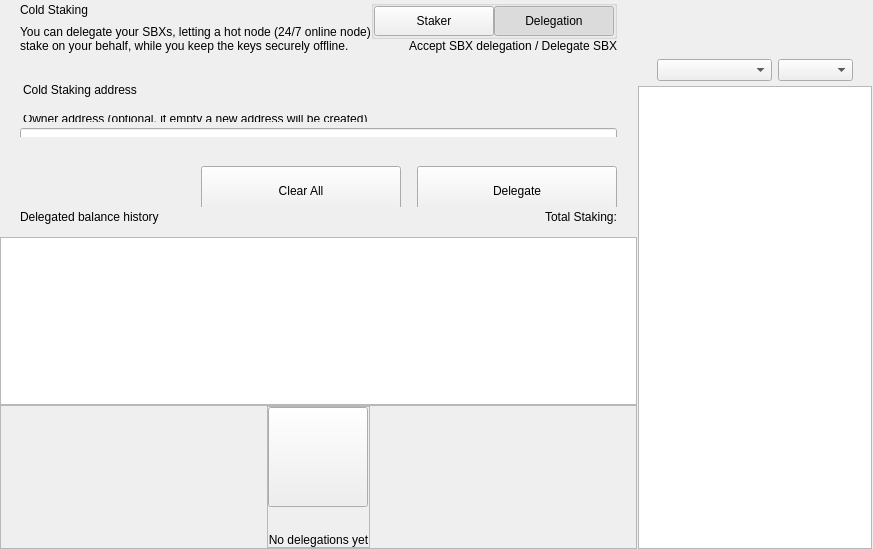
<?xml version="1.0" encoding="UTF-8"?>
<ui version="4.0">
 <class>ColdStakingWidget</class>
 <widget class="QWidget" name="ColdStakingWidget">
  <property name="geometry">
   <rect>
    <x>0</x>
    <y>0</y>
    <width>629</width>
    <height>549</height>
   </rect>
  </property>
  <property name="windowTitle">
   <string>Form</string>
  </property>
  <layout class="QHBoxLayout" name="horizontalLayout_1" stretch="2,1">
   <property name="spacing">
    <number>0</number>
   </property>
   <property name="leftMargin">
    <number>0</number>
   </property>
   <property name="topMargin">
    <number>0</number>
   </property>
   <property name="rightMargin">
    <number>0</number>
   </property>
   <property name="bottomMargin">
    <number>0</number>
   </property>
   <item>
    <widget class="QWidget" name="left" native="true">
     <layout class="QVBoxLayout" name="verticalLayout_3">
      <property name="leftMargin">
       <number>0</number>
      </property>
      <property name="topMargin">
       <number>0</number>
      </property>
      <property name="rightMargin">
       <number>0</number>
      </property>
      <property name="bottomMargin">
       <number>0</number>
      </property>
      <item>
       <layout class="QVBoxLayout" name="verticalLayout_2">
        <property name="spacing">
         <number>0</number>
        </property>
        <item>
         <layout class="QVBoxLayout" name="verticalLayoutTop">
          <property name="spacing">
           <number>0</number>
          </property>
          <property name="leftMargin">
           <number>0</number>
          </property>
          <property name="rightMargin">
           <number>0</number>
          </property>
          <item>
           <widget class="QWidget" name="containerTitle" native="true">
            <property name="sizePolicy">
             <sizepolicy hsizetype="Preferred" vsizetype="Minimum">
              <horstretch>0</horstretch>
              <verstretch>0</verstretch>
             </sizepolicy>
            </property>
            <property name="maximumSize">
             <size>
              <width>16777215</width>
              <height>100</height>
             </size>
            </property>
            <layout class="QHBoxLayout" name="containerTitleLayout">
             <property name="spacing">
              <number>0</number>
             </property>
             <property name="leftMargin">
              <number>20</number>
             </property>
             <property name="topMargin">
              <number>0</number>
             </property>
             <property name="rightMargin">
              <number>20</number>
             </property>
             <property name="bottomMargin">
              <number>0</number>
             </property>
             <item>
              <layout class="QVBoxLayout" name="verticalLayout11">
               <property name="spacing">
                <number>5</number>
               </property>
               <item>
                <widget class="QLabel" name="labelTitle">
                 <property name="text">
                  <string>Cold Staking</string>
                 </property>
                </widget>
               </item>
               <item>
                <widget class="QLabel" name="labelSubtitle1">
                 <property name="maximumSize">
                  <size>
                   <width>16777215</width>
                   <height>16777215</height>
                  </size>
                 </property>
                 <property name="text">
                  <string>You can delegate your SBXs, letting a hot node (24/7 online node)
stake on your behalf, while you keep the keys securely offline.</string>
                 </property>
                </widget>
               </item>
              </layout>
             </item>
             <item>
              <spacer name="horizontalSpacer">
               <property name="orientation">
                <enum>Qt::Horizontal</enum>
               </property>
               <property name="sizeHint" stdset="0">
                <size>
                 <width>40</width>
                 <height>20</height>
                </size>
               </property>
              </spacer>
             </item>
             <item>
              <widget class="QWidget" name="containerViewPrivacyChecks" native="true">
               <layout class="QVBoxLayout" name="containerPrivacyChecks">
                <property name="spacing">
                 <number>0</number>
                </property>
                <property name="leftMargin">
                 <number>0</number>
                </property>
                <property name="topMargin">
                 <number>0</number>
                </property>
                <property name="rightMargin">
                 <number>0</number>
                </property>
                <property name="bottomMargin">
                 <number>0</number>
                </property>
                <item alignment="Qt::AlignHCenter|Qt::AlignVCenter">
                 <widget class="QGroupBox" name="groupBox">
                  <property name="title">
                   <string/>
                  </property>
                  <layout class="QHBoxLayout" name="horizontalLayout_2_1">
                   <property name="spacing">
                    <number>0</number>
                   </property>
                   <property name="leftMargin">
                    <number>0</number>
                   </property>
                   <property name="topMargin">
                    <number>0</number>
                   </property>
                   <property name="rightMargin">
                    <number>0</number>
                   </property>
                   <property name="bottomMargin">
                    <number>0</number>
                   </property>
                   <item>
                    <widget class="QPushButton" name="pushLeft">
                     <property name="minimumSize">
                      <size>
                       <width>120</width>
                       <height>30</height>
                      </size>
                     </property>
                     <property name="maximumSize">
                      <size>
                       <width>120</width>
                       <height>30</height>
                      </size>
                     </property>
                     <property name="focusPolicy">
                      <enum>Qt::NoFocus</enum>
                     </property>
                     <property name="text">
                      <string>Staker</string>
                     </property>
                     <property name="checkable">
                      <bool>true</bool>
                     </property>
                     <property name="autoExclusive">
                      <bool>true</bool>
                     </property>
                    </widget>
                   </item>
                   <item>
                    <widget class="QPushButton" name="pushRight">
                     <property name="minimumSize">
                      <size>
                       <width>120</width>
                       <height>30</height>
                      </size>
                     </property>
                     <property name="maximumSize">
                      <size>
                       <width>120</width>
                       <height>30</height>
                      </size>
                     </property>
                     <property name="focusPolicy">
                      <enum>Qt::NoFocus</enum>
                     </property>
                     <property name="text">
                      <string>Delegation</string>
                     </property>
                     <property name="checkable">
                      <bool>true</bool>
                     </property>
                     <property name="checked">
                      <bool>true</bool>
                     </property>
                     <property name="autoExclusive">
                      <bool>true</bool>
                     </property>
                    </widget>
                   </item>
                  </layout>
                 </widget>
                </item>
                <item alignment="Qt::AlignTop">
                 <widget class="QLabel" name="labelSubtitle2">
                  <property name="text">
                   <string>Accept SBX delegation / Delegate SBX</string>
                  </property>
                  <property name="alignment">
                   <set>Qt::AlignRight|Qt::AlignTrailing|Qt::AlignVCenter</set>
                  </property>
                 </widget>
                </item>
               </layout>
              </widget>
             </item>
            </layout>
           </widget>
          </item>
          <item>
           <spacer name="verticalSpacer_2">
            <property name="orientation">
             <enum>Qt::Vertical</enum>
            </property>
            <property name="sizeType">
             <enum>QSizePolicy::Fixed</enum>
            </property>
            <property name="sizeHint" stdset="0">
             <size>
              <width>20</width>
              <height>30</height>
             </size>
            </property>
           </spacer>
          </item>
          <item>
           <widget class="QWidget" name="containerSend" native="true">
            <property name="minimumSize">
             <size>
              <width>0</width>
              <height>50</height>
             </size>
            </property>
            <layout class="QVBoxLayout" name="containerSendRow">
             <property name="spacing">
              <number>6</number>
             </property>
             <property name="leftMargin">
              <number>0</number>
             </property>
             <property name="topMargin">
              <number>0</number>
             </property>
             <property name="rightMargin">
              <number>0</number>
             </property>
             <property name="bottomMargin">
              <number>0</number>
             </property>
             <item>
              <widget class="QLabel" name="labelEditTitle">
               <property name="maximumSize">
                <size>
                 <width>16777215</width>
                 <height>30</height>
                </size>
               </property>
               <property name="styleSheet">
                <string notr="true">padding-left:20px; padding-bottom:3px;</string>
               </property>
               <property name="text">
                <string>Cold Staking address</string>
               </property>
              </widget>
             </item>
             <item>
              <spacer name="verticalSpacer_6">
               <property name="orientation">
                <enum>Qt::Vertical</enum>
               </property>
               <property name="sizeType">
                <enum>QSizePolicy::Fixed</enum>
               </property>
               <property name="sizeHint" stdset="0">
                <size>
                 <width>20</width>
                 <height>9</height>
                </size>
               </property>
              </spacer>
             </item>
             <item>
              <widget class="QWidget" name="containerOwner" native="true">
               <layout class="QVBoxLayout" name="vContainerOwner">
                <property name="spacing">
                 <number>4</number>
                </property>
                <property name="leftMargin">
                 <number>20</number>
                </property>
                <property name="topMargin">
                 <number>0</number>
                </property>
                <property name="rightMargin">
                 <number>20</number>
                </property>
                <property name="bottomMargin">
                 <number>0</number>
                </property>
                <item>
                 <widget class="QLabel" name="labelSubtitleDescription">
                  <property name="maximumSize">
                   <size>
                    <width>16777215</width>
                    <height>20</height>
                   </size>
                  </property>
                  <property name="styleSheet">
                   <string notr="true">margin-bottom:2px;
                   margin-left:0.05px;
                   padding:0px;</string>
                  </property>
                  <property name="text">
                   <string>Owner address (optional, if empty a new address will be created)</string>
                  </property>
                 </widget>
                </item>
                <item>
                 <widget class="QLineEdit" name="lineEditOwnerAddress">
                  <property name="minimumSize">
                   <size>
                    <width>0</width>
                    <height>50</height>
                   </size>
                  </property>
                  <property name="maximumSize">
                   <size>
                    <width>16777215</width>
                    <height>50</height>
                   </size>
                  </property>
                  <property name="styleSheet">
                   <string notr="true"/>
                  </property>
                  <property name="placeholderText">
                   <string>Enter owner address</string>
                  </property>
                 </widget>
                </item>
               </layout>
              </widget>
             </item>
            </layout>
           </widget>
          </item>
         </layout>
        </item>
        <item>
         <spacer name="verticalSpacer_3">
          <property name="orientation">
           <enum>Qt::Vertical</enum>
          </property>
          <property name="sizeType">
           <enum>QSizePolicy::Minimum</enum>
          </property>
          <property name="sizeHint" stdset="0">
           <size>
            <width>20</width>
            <height>20</height>
           </size>
          </property>
         </spacer>
        </item>
        <item>
         <widget class="QWidget" name="containerBtn" native="true">
          <property name="minimumSize">
           <size>
            <width>0</width>
            <height>50</height>
           </size>
          </property>
          <layout class="QHBoxLayout" name="horizontalLayout">
           <property name="rightMargin">
            <number>20</number>
           </property>
           <item>
            <spacer name="horizontalSpacer_2">
             <property name="orientation">
              <enum>Qt::Horizontal</enum>
             </property>
             <property name="sizeHint" stdset="0">
              <size>
               <width>200</width>
               <height>20</height>
              </size>
             </property>
            </spacer>
           </item>
           <item>
            <layout class="QHBoxLayout" name="horizontalLayout_7">
             <item>
              <spacer name="horizontalSpacer_3">
               <property name="orientation">
                <enum>Qt::Horizontal</enum>
               </property>
               <property name="sizeType">
                <enum>QSizePolicy::Expanding</enum>
               </property>
               <property name="sizeHint" stdset="0">
                <size>
                 <width>40</width>
                 <height>20</height>
                </size>
               </property>
              </spacer>
             </item>
             <item>
              <widget class="QPushButton" name="pushButtonClear">
               <property name="minimumSize">
                <size>
                 <width>200</width>
                 <height>50</height>
                </size>
               </property>
               <property name="focusPolicy">
                <enum>Qt::NoFocus</enum>
               </property>
               <property name="text">
                <string>Clear All</string>
               </property>
              </widget>
             </item>
             <item>
              <spacer name="horizontalSpacer_4">
               <property name="orientation">
                <enum>Qt::Horizontal</enum>
               </property>
               <property name="sizeType">
                <enum>QSizePolicy::Fixed</enum>
               </property>
               <property name="sizeHint" stdset="0">
                <size>
                 <width>10</width>
                 <height>20</height>
                </size>
               </property>
              </spacer>
             </item>
             <item>
              <widget class="QPushButton" name="pushButtonSend">
               <property name="minimumSize">
                <size>
                 <width>200</width>
                 <height>50</height>
                </size>
               </property>
               <property name="maximumSize">
                <size>
                 <width>200</width>
                 <height>50</height>
                </size>
               </property>
               <property name="focusPolicy">
                <enum>Qt::NoFocus</enum>
               </property>
               <property name="text">
                <string>Delegate</string>
               </property>
              </widget>
             </item>
            </layout>
           </item>
          </layout>
         </widget>
        </item>
        <item>
         <widget class="QWidget" name="containerHistoryLabel" native="true">
          <layout class="QHBoxLayout" name="horizontalLayout_4">
           <property name="spacing">
            <number>0</number>
           </property>
           <property name="leftMargin">
            <number>20</number>
           </property>
           <property name="topMargin">
            <number>0</number>
           </property>
           <property name="rightMargin">
            <number>20</number>
           </property>
           <property name="bottomMargin">
            <number>0</number>
           </property>
           <item>
            <widget class="QWidget" name="verticalWidget" native="true">
             <property name="minimumSize">
              <size>
               <width>100</width>
               <height>0</height>
              </size>
             </property>
             <layout class="QVBoxLayout" name="verticalLayout_58">
              <property name="leftMargin">
               <number>0</number>
              </property>
              <property name="topMargin">
               <number>0</number>
              </property>
              <property name="rightMargin">
               <number>0</number>
              </property>
              <property name="bottomMargin">
               <number>0</number>
              </property>
              <item>
               <widget class="QLabel" name="labelListHistory">
                <property name="text">
                 <string>Delegated balance history</string>
                </property>
               </widget>
              </item>
             </layout>
            </widget>
           </item>
           <item>
            <spacer name="horizontalSpacer_5">
             <property name="orientation">
              <enum>Qt::Horizontal</enum>
             </property>
             <property name="sizeHint" stdset="0">
              <size>
               <width>40</width>
               <height>20</height>
              </size>
             </property>
            </spacer>
           </item>
           <item>
            <widget class="QLabel" name="labelStakingTotal">
             <property name="text">
              <string>Total Staking:</string>
             </property>
            </widget>
           </item>
          </layout>
         </widget>
        </item>
        <item>
         <layout class="QVBoxLayout" name="verticalLayout_64">
          <property name="spacing">
           <number>0</number>
          </property>
          <item>
           <spacer name="verticalSpacer_44">
            <property name="orientation">
             <enum>Qt::Vertical</enum>
            </property>
            <property name="sizeType">
             <enum>QSizePolicy::Fixed</enum>
            </property>
            <property name="sizeHint" stdset="0">
             <size>
              <width>20</width>
              <height>10</height>
             </size>
            </property>
           </spacer>
          </item>
          <item>
           <widget class="QListView" name="listView">
            <property name="enabled">
             <bool>true</bool>
            </property>
            <property name="mouseTracking">
             <bool>true</bool>
            </property>
           </widget>
          </item>
          <item>
           <widget class="QFrame" name="emptyContainer">
            <property name="minimumSize">
             <size>
              <width>0</width>
              <height>100</height>
             </size>
            </property>
            <property name="frameShape">
             <enum>QFrame::StyledPanel</enum>
            </property>
            <property name="frameShadow">
             <enum>QFrame::Raised</enum>
            </property>
            <layout class="QVBoxLayout" name="verticalLayout_71" stretch="1,8">
             <property name="spacing">
              <number>0</number>
             </property>
             <property name="leftMargin">
              <number>0</number>
             </property>
             <property name="topMargin">
              <number>0</number>
             </property>
             <property name="rightMargin">
              <number>0</number>
             </property>
             <property name="bottomMargin">
              <number>0</number>
             </property>
             <item>
              <spacer name="verticalSpacer">
               <property name="orientation">
                <enum>Qt::Vertical</enum>
               </property>
               <property name="sizeHint" stdset="0">
                <size>
                 <width>20</width>
                 <height>20</height>
                </size>
               </property>
              </spacer>
             </item>
             <item alignment="Qt::AlignHCenter|Qt::AlignVCenter">
              <widget class="QFrame" name="emptyScreen">
               <property name="sizePolicy">
                <sizepolicy hsizetype="Expanding" vsizetype="Expanding">
                 <horstretch>0</horstretch>
                 <verstretch>0</verstretch>
                </sizepolicy>
               </property>
               <property name="frameShape">
                <enum>QFrame::StyledPanel</enum>
               </property>
               <property name="frameShadow">
                <enum>QFrame::Raised</enum>
               </property>
               <layout class="QVBoxLayout" name="verticalLayout">
                <property name="spacing">
                 <number>30</number>
                </property>
                <property name="leftMargin">
                 <number>0</number>
                </property>
                <property name="topMargin">
                 <number>0</number>
                </property>
                <property name="rightMargin">
                 <number>0</number>
                </property>
                <property name="bottomMargin">
                 <number>0</number>
                </property>
                <item alignment="Qt::AlignHCenter|Qt::AlignVCenter">
                 <widget class="QPushButton" name="pushImgEmpty">
                  <property name="minimumSize">
                   <size>
                    <width>100</width>
                    <height>100</height>
                   </size>
                  </property>
                  <property name="maximumSize">
                   <size>
                    <width>100</width>
                    <height>100</height>
                   </size>
                  </property>
                  <property name="focusPolicy">
                   <enum>Qt::NoFocus</enum>
                  </property>
                  <property name="text">
                   <string/>
                  </property>
                  <property name="iconSize">
                   <size>
                    <width>100</width>
                    <height>100</height>
                   </size>
                  </property>
                 </widget>
                </item>
                <item alignment="Qt::AlignHCenter|Qt::AlignVCenter">
                 <widget class="QLabel" name="labelEmpty">
                  <property name="styleSheet">
                   <string notr="true"/>
                  </property>
                  <property name="text">
                   <string>No delegations yet</string>
                  </property>
                  <property name="alignment">
                   <set>Qt::AlignCenter</set>
                  </property>
                 </widget>
                </item>
               </layout>
              </widget>
             </item>
            </layout>
           </widget>
          </item>
         </layout>
        </item>
       </layout>
      </item>
     </layout>
    </widget>
   </item>
   <item>
    <widget class="QWidget" name="right" native="true">
     <layout class="QVBoxLayout" name="rightContainer">
      <property name="spacing">
       <number>0</number>
      </property>
      <property name="leftMargin">
       <number>1</number>
      </property>
      <property name="topMargin">
       <number>0</number>
      </property>
      <property name="rightMargin">
       <number>1</number>
      </property>
      <property name="bottomMargin">
       <number>0</number>
      </property>
      <item>
       <widget class="QWidget" name="containerRightButtons" native="true">
        <property name="minimumSize">
         <size>
          <width>0</width>
          <height>50</height>
         </size>
        </property>
        <layout class="QVBoxLayout" name="verticalLayout_4">
         <property name="leftMargin">
          <number>19</number>
         </property>
         <property name="topMargin">
          <number>0</number>
         </property>
         <property name="rightMargin">
          <number>19</number>
         </property>
         <property name="bottomMargin">
          <number>0</number>
         </property>
         <item>
          <widget class="OptionButton" name="btnCoinControl" native="true">
           <property name="minimumSize">
            <size>
             <width>0</width>
             <height>0</height>
            </size>
           </property>
          </widget>
         </item>
         <item>
          <widget class="OptionButton" name="btnColdStaking" native="true"/>
         </item>
         <item>
          <widget class="OptionButton" name="btnMyStakingAddresses" native="true">
           <property name="sizePolicy">
            <sizepolicy hsizetype="Preferred" vsizetype="Minimum">
             <horstretch>0</horstretch>
             <verstretch>0</verstretch>
            </sizepolicy>
           </property>
          </widget>
         </item>
        </layout>
       </widget>
      </item>
      <item>
       <widget class="QWidget" name="sortWidget" native="true">
        <layout class="QHBoxLayout" name="horizontalLayout_6">
         <property name="leftMargin">
          <number>19</number>
         </property>
         <property name="rightMargin">
          <number>19</number>
         </property>
         <property name="bottomMargin">
          <number>5</number>
         </property>
         <item>
          <spacer name="horizontalSpacer_6">
           <property name="orientation">
            <enum>Qt::Horizontal</enum>
           </property>
           <property name="sizeHint" stdset="0">
            <size>
             <width>40</width>
             <height>20</height>
            </size>
           </property>
          </spacer>
         </item>
         <item>
          <widget class="QComboBox" name="comboBoxSort">
           <property name="sizePolicy">
            <sizepolicy hsizetype="Preferred" vsizetype="Fixed">
             <horstretch>0</horstretch>
             <verstretch>0</verstretch>
            </sizepolicy>
           </property>
           <property name="minimumSize">
            <size>
             <width>115</width>
             <height>0</height>
            </size>
           </property>
          </widget>
         </item>
         <item>
          <widget class="QComboBox" name="comboBoxSortOrder">
           <property name="sizePolicy">
            <sizepolicy hsizetype="Preferred" vsizetype="Fixed">
             <horstretch>0</horstretch>
             <verstretch>0</verstretch>
            </sizepolicy>
           </property>
           <property name="minimumSize">
            <size>
             <width>75</width>
             <height>0</height>
            </size>
           </property>
          </widget>
         </item>
        </layout>
       </widget>
      </item>
      <item>
       <widget class="QListView" name="listViewStakingAddress">
        <property name="enabled">
         <bool>true</bool>
        </property>
        <property name="mouseTracking">
         <bool>true</bool>
        </property>
       </widget>
      </item>
     </layout>
    </widget>
   </item>
  </layout>
 </widget>
 <customwidgets>
  <customwidget>
   <class>OptionButton</class>
   <extends>QWidget</extends>
   <header>qt/safebox/optionbutton.h</header>
   <container>1</container>
  </customwidget>
 </customwidgets>
 <resources/>
 <connections/>
</ui>
